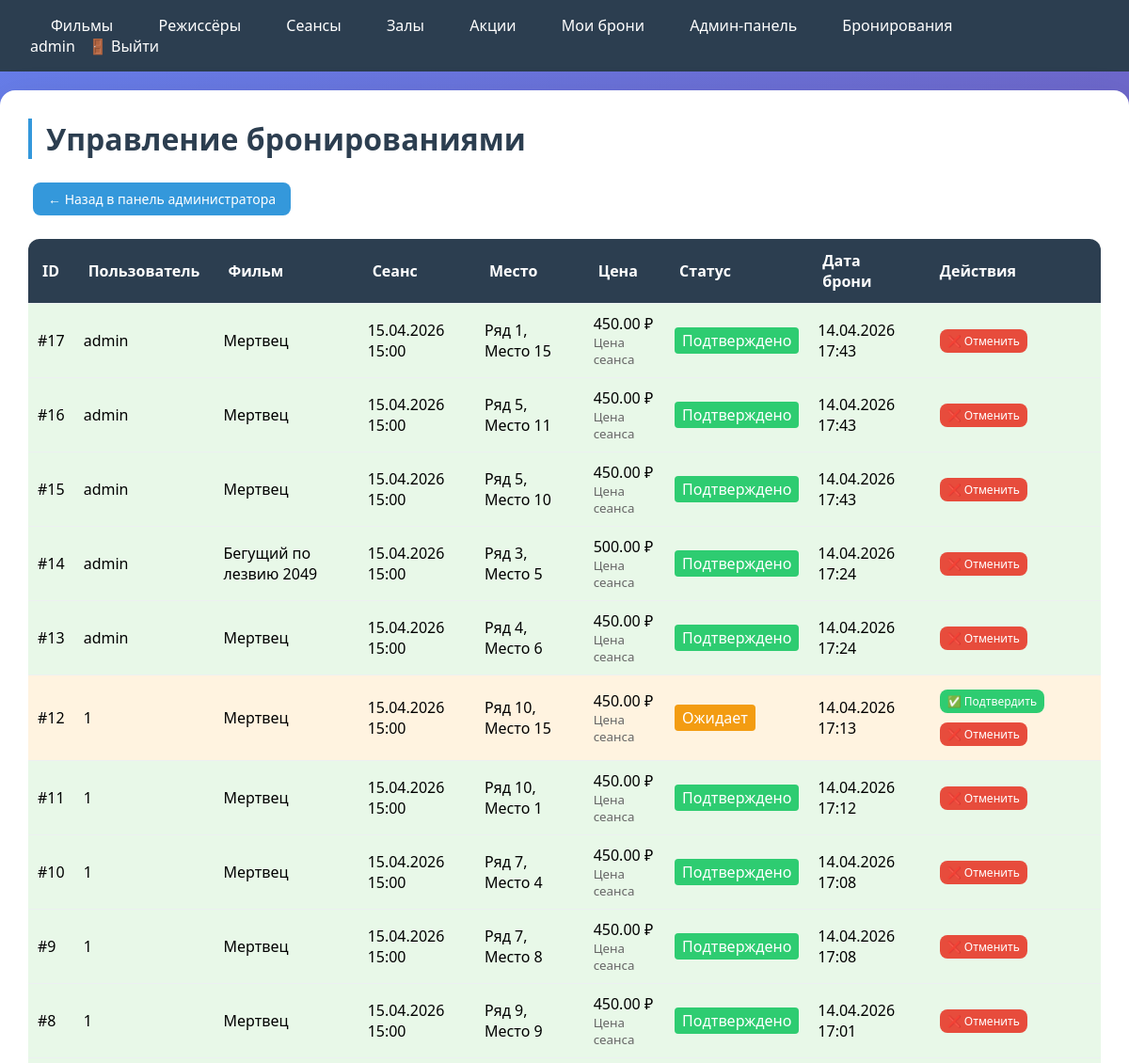
The page /admin-panel/bookings/ (signed in, upper part) on the database as committed earlier.
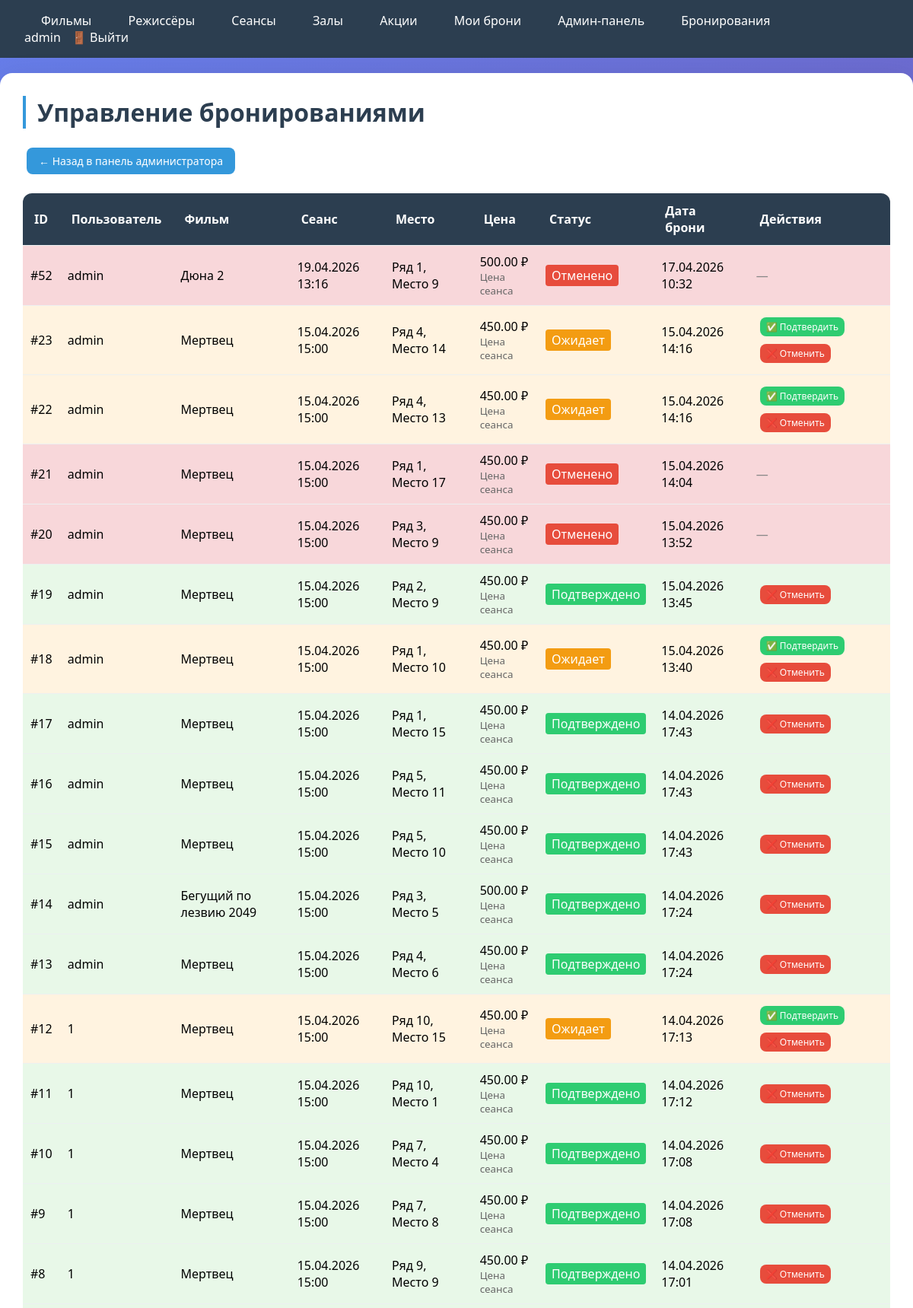
The same page on the database as committed later.
### cinema/models.py (models this page shows, shortened)
class Booking(models.Model):
    STATUS_CHOICES = [
        ('pending', 'Ожидает подтверждения'),
        ('confirmed', 'Подтверждено'),
        ('cancelled', 'Отменено'),
    ]
    session = models.ForeignKey(Session, on_delete=models.CASCADE, verbose_name='Сеанс', related_name='bookings')
    user = models.ForeignKey(User, on_delete=models.CASCADE, verbose_name='Пользователь', related_name='bookings')
    seat_row = models.IntegerField('Ряд')
    seat_number = models.IntegerField('Место')
    status = models.CharField('Статус', max_length=20, choices=STATUS_CHOICES, default='pending')
    created_at = models.DateTimeField('Дата бронирования', auto_now_add=True)
    price_at_booking = models.DecimalField(max_digits=8, decimal_places=2, null=True, editable=False)
    discount_applied = models.IntegerField(default=0, editable=False)
    class Meta:
        verbose_name = 'Бронирование'
        verbose_name_plural = 'Бронирования'
        constraints = [models.UniqueConstraint(
            fields=['session', 'seat_row', 'seat_number'],
            condition=models.Q(status__in=['pending', 'confirmed']),
            name='unique_active_booking_seat',
        )]

class User(AbstractUser):
    is_moderator = models.BooleanField('Модератор', default=False)
    @property
    def can_moderate(self):
        return self.is_active and (self.is_moderator or self.is_staff or self.is_superuser)
    birth_date = models.DateField('Дата рождения', null=True, blank=True)
    groups = models.ManyToManyField(
        'auth.Group',
        verbose_name='groups',
        blank=True,
        help_text='The groups this user belongs to.',
        related_name='cinema_user_set',
        related_query_name='cinema_user',
    )
    user_permissions = models.ManyToManyField(
        'auth.Permission',
        verbose_name='user permissions',
        blank=True,
        help_text='Specific permissions for this user.',
        related_name='cinema_user_set',
        related_query_name='cinema_user',
    )
    class Meta:
        verbose_name = 'Пользователь'
        verbose_name_plural = 'Пользователи'
        swappable = 'AUTH_USER_MODEL'

class Session(models.Model):
    movie = models.ForeignKey(Movie, on_delete=models.CASCADE, verbose_name='Фильм', related_name='sessions')
    hall = models.ForeignKey(Hall, on_delete=models.CASCADE, verbose_name='Зал', related_name='sessions')
    start_time = models.DateTimeField('Время начала')
    price = models.DecimalField('Цена', max_digits=8, decimal_places=2)
    class Meta:
        verbose_name = 'Сеанс'
        verbose_name_plural = 'Сеансы'

class Movie(models.Model):
    title = models.CharField('Название', max_length=200)
    description = models.TextField('Описание')
    duration_min = models.IntegerField('Длительность (мин)')
    rating = models.FloatField('Рейтинг', default=0.0)
    poster = models.ImageField('Постер', upload_to='posters/', blank=True, null=True)
    release_year = models.IntegerField('Год выпуска')
    director = models.ForeignKey(Director, on_delete=models.SET_NULL, null=True, blank=True, verbose_name='Режиссёр',
                                 related_name='movies')
    genres = models.ManyToManyField(Genre, through='MovieGenre', verbose_name='Жанры')
    class Meta:
        verbose_name = 'Фильм'
        verbose_name_plural = 'Фильмы'

### cinema/views.py (the view)
# urls.py: path('admin-panel/bookings/', views.admin_bookings, name='admin_bookings'),
@login_required
@user_passes_test(lambda u: u.can_moderate)
def admin_bookings(request):
    bookings = Booking.objects.select_related('user', 'session', 'session__movie', 'session__hall').all().order_by(
        '-created_at')
    return render(request, 'cinema/admin_bookings.html', {'bookings': bookings})

### cinema/templates/cinema/admin_bookings.html (shortened to what this page needs)
{% extends 'cinema/base.html' %}
{% block content %}
<h1>Управление бронированиями</h1>
<div style="margin-bottom: 20px;">
    {% if user.is_staff %}<a href="{% url 'admin_panel' %}" class="btn">← Назад в панель администратора</a>{% endif %}
</div>
{% if bookings %}
    <table style="width: 100%; border-collapse: collapse;">
        <thead>
            <tr>
                <th>ID</th>
                <th>Пользователь</th>
                <th>Фильм</th>
                <th>Сеанс</th>
                <th>Место</th>
                <th>Цена</th>
                <th>Статус</th>
                <th>Дата брони</th>
                <th>Действия</th>
            </tr>
        </thead>
        <tbody>
            {% for booking in bookings %}
            <tr style="{% if booking.status == 'pending' %}background: #fff3e0;{% elif booking.status == 'confirmed' %}background: #e8f8e8;{% else %}background: #f8d7da;{% endif %}">
                <td style="padding: 10px;">#{{ booking.id }}</td>
                <td style="padding: 10px;">{{ booking.user.username }}</td>
                <td style="padding: 10px;">{{ booking.session.movie.title }}</td>
                <td style="padding: 10px;">{{ booking.session.start_time|date:"d.m.Y H:i" }}</td>
                <td style="padding: 10px;">Ряд {{ booking.seat_row }}, Место {{ booking.seat_number }}</td>
                <td style="padding: 10px;">
                    {% if booking.price_at_booking is None %}
                        <span title="Цена при бронировании не сохранена; указана текущая цена сеанса">{{ booking.session.price|floatformat:2 }} ₽</span>
                        <small style="display: block; color: #666;">Цена сеанса</small>
                    {% elif booking.discount_applied > 0 %}
                        <span style="text-decoration: line-through;">{{ booking.session.price }} ₽</span>
                        {{ booking.price_at_booking|floatformat:2 }} ₽
                    {% else %}
                        {{ booking.price_at_booking|floatformat:2 }} ₽
                    {% endif %}
                </td>
                <td style="padding: 10px;">
                    {% if booking.status == 'pending' %}
                        <span style="background: #f39c12; color: white; padding: 3px 8px; border-radius: 4px; display: inline-block; white-space: nowrap; vertical-align: middle; line-height: 1.4;">Ожидает</span>
                    {% elif booking.status == 'confirmed' %}
                        <span style="background: #2ecc71; color: white; padding: 3px 8px; border-radius: 4px; display: inline-block; white-space: nowrap; vertical-align: middle; line-height: 1.4;">Подтверждено</span>
                    {% else %}
                        <span style="background: #e74c3c; color: white; padding: 3px 8px; border-radius: 4px; display: inline-block; white-space: nowrap; vertical-align: middle; line-height: 1.4;">Отменено</span>
                    {% endif %}
                </td>
                <td style="padding: 10px;">{{ booking.created_at|date:"d.m.Y H:i" }}</td>
                <td style="padding: 10px;">
                    {% if booking.status == 'pending' %}
                        <a href="{% url 'admin_booking_confirm' booking.id %}" class="btn btn-success" style="padding: 4px 8px; font-size: 12px;">✅ Подтвердить</a>
                        <a href="{% url 'admin_booking_cancel' booking.id %}" class="btn btn-danger" style="padding: 4px 8px; font-size: 12px;">❌ Отменить</a>
                    {% elif booking.status == 'confirmed' %}
                        <a href="{% url 'admin_booking_cancel' booking.id %}" class="btn btn-danger" style="padding: 4px 8px; font-size: 12px;">❌ Отменить</a>
                    {% else %}
                        <span style="color: #888;">—</span>
                    {% endif %}
                </td>
            </tr>
            {% endfor %}
        </tbody>
    </table>
{% else %}
    <p>Нет бронирований.</p>
{% endif %}
{% endblock %}

Rows that differ between the two databases and show on the page:
added Booking: id "52", user.username "admin", session.movie "Дюна 2", session.start_time "19.04.2026 13:16", seat_row "1", seat_number "9", session.price "500.00", status "Отменено", created_at "17.04.2026 10:32"
added Booking: id "23", user.username "admin", session.movie "Мертвец", session.start_time "15.04.2026 15:00", seat_row "4", seat_number "14", session.price "450.00", status "Ожидает", created_at "15.04.2026 14:16"
added Booking: id "22", user.username "admin", session.movie "Мертвец", session.start_time "15.04.2026 15:00", seat_row "4", seat_number "13", session.price "450.00", status "Ожидает", created_at "15.04.2026 14:16"
added Booking: id "21", user.username "admin", session.movie "Мертвец", session.start_time "15.04.2026 15:00", seat_row "1", seat_number "17", session.price "450.00", status "Отменено", created_at "15.04.2026 14:04"
added Booking: id "20", user.username "admin", session.movie "Мертвец", session.start_time "15.04.2026 15:00", seat_row "3", seat_number "9", session.price "450.00", status "Отменено", created_at "15.04.2026 13:52"
added Booking: id "19", user.username "admin", session.movie "Мертвец", session.start_time "15.04.2026 15:00", seat_row "2", seat_number "9", session.price "450.00", status "Подтверждено", created_at "15.04.2026 13:45"
added Booking: id "18", user.username "admin", session.movie "Мертвец", session.start_time "15.04.2026 15:00", seat_row "1", seat_number "10", session.price "450.00", status "Ожидает", created_at "15.04.2026 13:40"
